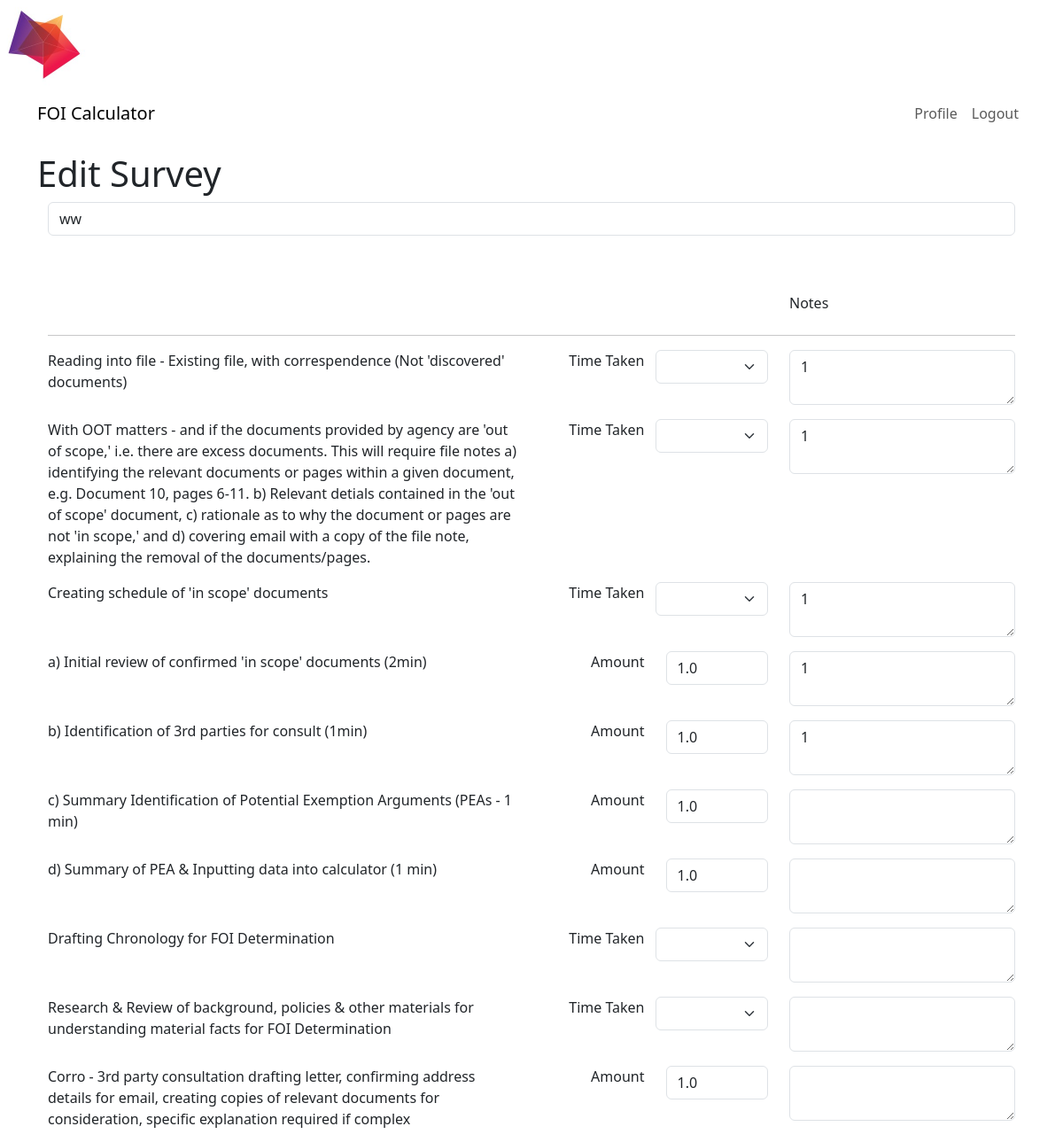
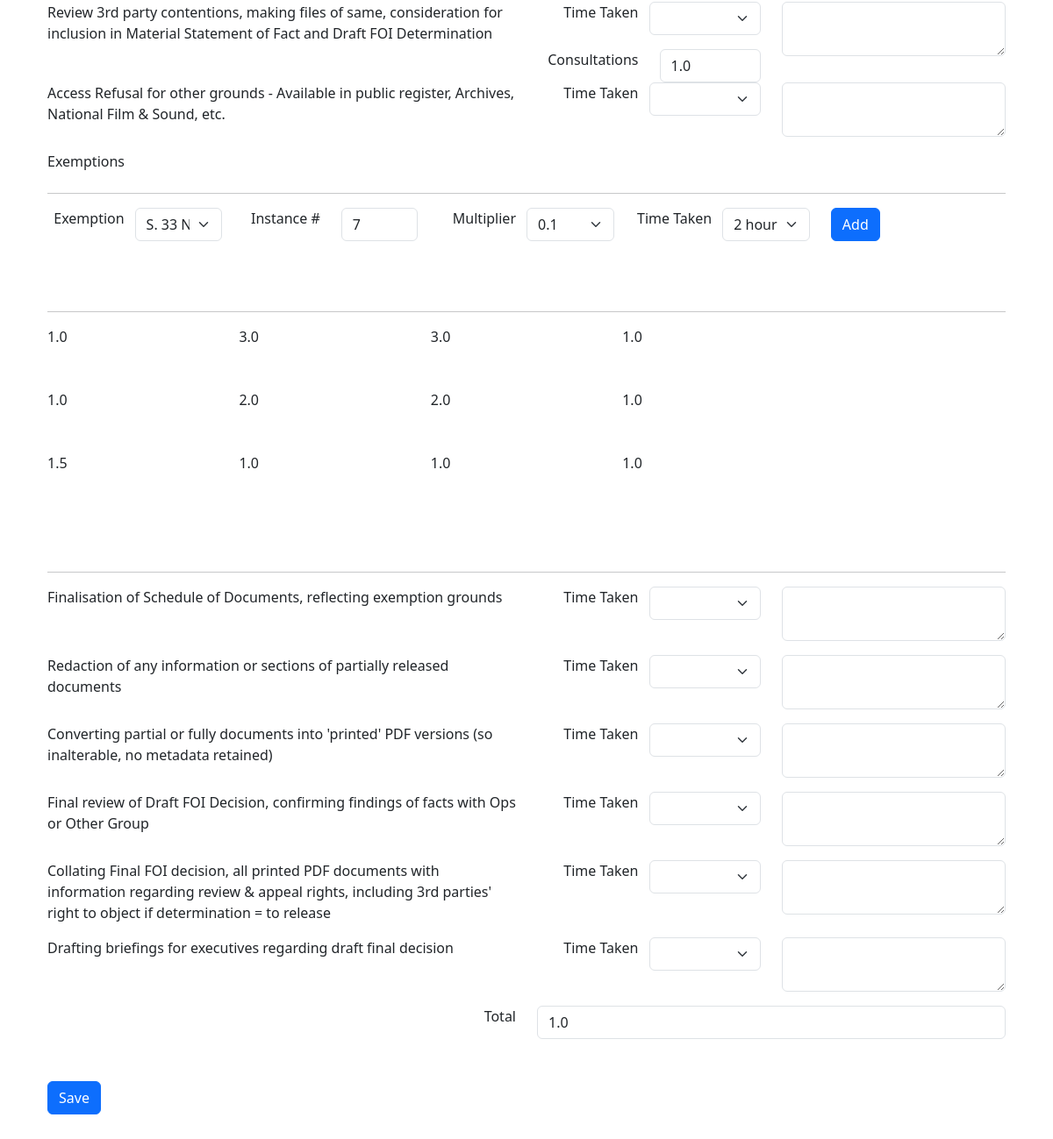
Screenshot of /edit_survey/2 (signed in) with the database file from the repository (2 pictures, top to bottom).
### app/models.py (models this page shows, shortened)
class Survey(db.Model):
    id: so.Mapped[int] = so.mapped_column(primary_key=True, autoincrement=True)
    timestamp: so.Mapped[datetime] = so.mapped_column(
        index=True, default=lambda: datetime.now(timezone.utc))
    user_id: so.Mapped[int] = so.mapped_column(sa.ForeignKey(User.id),
                                               index=True)
    author: so.Mapped[User] = so.relationship(back_populates='surveys')
    survey_name: so.Mapped[str] = so.mapped_column(sa.String(140), nullable=False, default="Untitled Survey")
    exemptions: so.WriteOnlyMapped['Exemption'] = so.relationship(
        back_populates='author')
    field1: so.Mapped[float] = so.mapped_column(sa.Float,nullable=True)
    comment1: so.Mapped[str] = so.mapped_column(sa.String(140), nullable=True)
    field2: so.Mapped[float] = so.mapped_column(sa.Float,nullable=True)
    comment2: so.Mapped[str] = so.mapped_column(sa.String(140),nullable=True)
    field3: so.Mapped[float] = so.mapped_column(sa.Float,nullable=True)
    comment3: so.Mapped[str] = so.mapped_column(sa.String(140),nullable=True)
    field4: so.Mapped[float] = so.mapped_column(sa.Float,nullable=True)
    comment4: so.Mapped[str] = so.mapped_column(sa.String(140),nullable=True)
    field5: so.Mapped[float] = so.mapped_column(sa.Float,nullable=True)
    comment5: so.Mapped[str] = so.mapped_column(sa.String(140),nullable=True)
    field6: so.Mapped[float] = so.mapped_column(sa.Float,nullable=True)
    comment6: so.Mapped[str] = so.mapped_column(sa.String(140),nullable=True)
    field7: so.Mapped[float] = so.mapped_column(sa.Float,nullable=True)
    comment7: so.Mapped[str] = so.mapped_column(sa.String(140),nullable=True)
    field8: so.Mapped[float] = so.mapped_column(sa.Float,nullable=True)
    comment8: so.Mapped[str] = so.mapped_column(sa.String(140),nullable=True)
    field9: so.Mapped[float] = so.mapped_column(sa.Float,nullable=True)
    comment9: so.Mapped[str] = so.mapped_column(sa.String(140),nullable=True)
    field10: so.Mapped[float] = so.mapped_column(sa.Float,nullable=True)
    comment10: so.Mapped[str] = so.mapped_column(sa.String(140),nullable=True)
    field11: so.Mapped[float] = so.mapped_column(sa.Float,nullable=True)
    field12: so.Mapped[float] = so.mapped_column(sa.Float,nullable=True)
    comment12: so.Mapped[str] = so.mapped_column(sa.String(140),nullable=True)
    field13: so.Mapped[float] = so.mapped_column(sa.Float,nullable=True)
    comment13: so.Mapped[str] = so.mapped_column(sa.String(140),nullable=True)
    field14: so.Mapped[float] = so.mapped_column(sa.Float,nullable=True)
    comment14: so.Mapped[str] = so.mapped_column(sa.String(140),nullable=True)
    field15: so.Mapped[float] = so.mapped_column(sa.Float,nullable=True)
    comment15: so.Mapped[str] = so.mapped_column(sa.String(140),nullable=True)
    field16: so.Mapped[float] = so.mapped_column(sa.Float,nullable=True)
    comment16: so.Mapped[str] = so.mapped_column(sa.String(140),nullable=True)
    field17: so.Mapped[float] = so.mapped_column(sa.Float,nullable=True)
    comment17: so.Mapped[str] = so.mapped_column(sa.String(140),nullable=True)
    field18: so.Mapped[float] = so.mapped_column(sa.Float,nullable=True)
    comment18: so.Mapped[str] = so.mapped_column(sa.String(140),nullable=True)
    field19: so.Mapped[float] = so.mapped_column(sa.Float,nullable=True)
    comment19: so.Mapped[str] = so.mapped_column(sa.String(140),nullable=True)
    result: so.Mapped[float] = so.mapped_column(sa.Float,nullable=True)
    def following_exemptions(self):
        return (
        sa.select(Exemption)
        .join(Survey, Exemption.survey_id == Survey.id)  # Fix here
        .where(Survey.id == self.id)
        .group_by(Exemption)
        .order_by(Exemption.timestamp.desc())
    )

class Exemption(db.Model):
    id: so.Mapped[int] = so.mapped_column(primary_key=True)
    exemption_name: so.Mapped[str] = so.mapped_column(sa.String(140))
    exemption_instance: so.Mapped[float] = so.mapped_column(sa.Float)
    exemption_multiplier: so.Mapped[float] = so.mapped_column(sa.Float)
    exemption_time: so.Mapped[float] = so.mapped_column(sa.Float)
    timestamp: so.Mapped[datetime] = so.mapped_column(
        index=True, default=lambda: datetime.now(timezone.utc))
    survey_id: so.Mapped[int] = so.mapped_column(sa.ForeignKey(Survey.id),
                                               index=True)
    author: so.Mapped[Survey] = so.relationship(back_populates='exemptions')

### app/routes.py (the view, shortened to what this page needs)
@app.route('/edit_survey/<id>', methods=['GET', 'POST'])
@login_required
def edit_survey(id):
    survey = db.first_or_404(sa.select(Survey).where(Survey.id == id))
    form1 = EditSurveyForm(id)
    form2 = ExemptionForm()
    if form1.validate_on_submit():
        survey.survey_name = form1.survey_name.data
        survey.field1 = form1.field1.data
        survey.comment1=form1.comment1.data
        survey.field2 = form1.field2.data
        survey.comment2=form1.comment2.data
        survey.field3 = form1.field3.data
        survey.comment3 = form1.comment3.data
        survey.field4 = form1.field4.data
        survey.comment4 = form1.comment4.data
        survey.field5 = form1.field5.data
        survey.comment5 = form1.comment5.data
        survey.field6 = form1.field6.data
        survey.comment6 = form1.comment6.data
        survey.field7 = form1.field7.data
        survey.comment7 = form1.comment7.data
        survey.field8 = form1.field8.data
        survey.comment8 = form1.comment8.data
        survey.field9 = form1.field9.data
        survey.comment9 = form1.comment9.data
        survey.field10 = form1.field10.data
        survey.comment10 = form1.comment10.data
        survey.field11 = form1.field11.data
        survey.field12 = form1.field12.data
        survey.comment12 = form1.comment12.data
        survey.field13 = form1.field13.data
        survey.comment13 = form1.comment13.data
        survey.field14 = form1.field14.data
        survey.comment14 = form1.comment14.data
        survey.field15 = form1.field15.data
        survey.comment15 = form1.comment15.data
        survey.field16 = form1.field16.data
        survey.comment16 = form1.comment16.data
        survey.field17 = form1.field17.data
        survey.comment17 = form1.comment17.data
        survey.field18 = form1.field18.data
        survey.comment18 = form1.comment18.data
        survey.field19 = form1.field19.data
        survey.comment19 = form1.comment19.data
        survey.result=form1.result.data
        db.session.commit()
        flash('Your changes have been saved.')
        return redirect(url_for('edit_survey', id=id))
    elif request.method == 'GET':
        form1.survey_name.data = survey.survey_name
        form1.field1.data = survey.field1
        form1.comment1.data = survey.comment1
        form1.field2.data = survey.field2
        form1.comment2.data = survey.comment2
        form1.field3.data = survey.field3
        form1.comment3.data = survey.comment3
        form1.field4.data = survey.field4
        form1.comment4.data = survey.comment4
        form1.field5.data = survey.field5
        form1.comment5.data = survey.comment5
        form1.field6.data = survey.field6
        form1.comment6.data = survey.comment6
        form1.field7.data = survey.field7
        form1.comment7.data = survey.comment7
        form1.field8.data = survey.field8
        form1.comment8.data = survey.comment8
        form1.field9.data = survey.field9
        form1.comment9.data = survey.comment9
        form1.field10.data = survey.field10
        form1.comment10.data = survey.comment10
        form1.field11.data = survey.field11
        form1.field12.data = survey.field12
        form1.comment12.data = survey. comment12
        form1.field13.data = survey.field13
        form1.comment13.data = survey.comment13
        form1.field14.data = survey.field14
        form1.comment14.data = survey.comment14
        form1.field15.data = survey.field15
        form1.comment15.data = survey.comment15
        form1.field16.data = survey. field16
        form1.comment16.data = survey.comment16
        form1.field17.data = survey.field17
        form1.comment17.data = survey.comment17
        form1.field18.data = survey.field18
        form1.comment18.data = survey.comment18
        form1.field19.data = survey.field19
        form1.comment19.data = survey.comment19
        form1.result.data = survey.result
    exemptions = db.paginate(survey.following_exemptions(),error_out=False)
    return render_template('edit_survey.html', exemptions=exemptions.items, title='Edit Survey',
                           form1=form1,form2=form2)

### app/forms.py (called while the page is built)
    @staticmethod
    def load_exemptions():
        choices = []
        csv_file_path = os.path.join(current_app.root_path, 'static', 'dropdowns', 'exemptions.csv')
        with open(csv_file_path, mode='r') as file:
            reader = csv.reader(file)
            for row in reader:
                choices.append((row[0], row[1]))
        return choices

### app/models.py (called while the page is built)
@login.user_loader
def load_user(id):
    return db.session.get(User, int(id))

### app/routes.py (called while the page is built)
@app.before_request
def before_request():
    if current_user.is_authenticated:
        current_user.last_seen = datetime.now(timezone.utc)
        db.session.commit()

### app/templates/edit_survey.html
{% extends "base.html" %}
{% import "form_layouts.html" as wtf %}
{% block content %}
    <h1>Edit Survey</h1>
    {{ wtf.survey_form(form1,form2,exemptions) }}
{% endblock %}

### app/templates/form_layouts.html (shortened to what this page needs)
{% macro survey_field(field) %}
        {%- if field.type == 'BooleanField' %}
              <div class="form-check mb-3">
                {{ field(class='form-check-input') }}
                {{ field.label(class='form-check-label') }}
              </div>
        {%- elif field.type == 'SelectField' %}
        <div class="row">
          <div style="text-align:right !important"class="col p-0">
            {{ field.label(class='form-label') }}
          </div>
          <div class="col">
            {{ field(class='form-select mb-3') }}
          </div>
        </div>
        {%- elif field.type == 'TextAreaField' %}
            <div class="mb-3">
              {{ field(class='form-control' + (' is-invalid' if field.errors else '')) }}
            </div>
        {%- elif field.type == 'StringField' %}
            <div class="mb-3">
              {{ field(class='form-control' + (' is-invalid' if field.errors else '')) }}
            </div>
        {%- elif field.type == 'SubmitField' %}
            {{ field(class='btn btn-primary mb-3') }}
        {%- else %}
            <div class="row">
              <div style="text-align:right !important" class="col">
                {{ field.label(class='form-label') }}
              </div>
              <div class="col">
                {{ field(class='form-control' + (' is-invalid' if field.errors else '')) }}
              </div>
            </div>
        {%- endif %}
{% endmacro %}
{% macro three_col_row(middle_field, end_field) %}
    <div class="row p-0">
      <div class="col-6">
          <p>
            {{ middle_field.description }}
          </p>
      </div>
      <div class="col ">
          {% if middle_field.widget.input_type != 'hidden' -%}
            {{ survey_field(middle_field) }}
          {%- endif %}
      </div>
      <div class="col ">
          {% if end_field.widget.input_type != 'hidden' -%}
            {{ survey_field(end_field) }}
          {%- endif %}
      </div>
    </div>
{% endmacro %}
{% macro three_col_row_extra_field(middle_field, end_field, extra_field) %}
    <div class="row p-0">
      <div class="col-6">
          <p>
            {{ middle_field.description }}
          </p>
      </div>
      <div class="col">
          {% if middle_field.widget.input_type != 'hidden' -%}
            {{ survey_field(middle_field) }}
          {%- endif %}
        {% if extra_field.widget.input_type != 'hidden' -%}
          {{ survey_field(extra_field) }}
        {%- endif %}
      </div>
      <div class="col">
          {% if end_field.widget.input_type != 'hidden' -%}
            {{ survey_field(end_field) }}
          {%- endif %}
      </div>
    </div>
{% endmacro %}
{% macro single_col_row(field) %}
  <div class="row pb-5 align-items-end">
    <div class="col">
          {% if field.widget.input_type != 'hidden' -%}
            {{ survey_field(field) }}
          {%- endif %}
    </div>
  </div>
{% endmacro %}
{% macro banner(left,middle,right) %}
    <div class="row pb-2">
            <div class="col-6">
              {{ left }}
            </div>
            <div class="col ">
            </div>
            <div class="col ">
              {{ right }}
            </div>
    </div>
    <hr>
{% endmacro %}
{% macro exemption_row(e1,e2,e3,e4,e5) %}
    <div class="row pb-5">
      <div class="col">
          {% if e1.widget.input_type != 'hidden' -%}
            {{ survey_field(e1) }}
          {%- endif %}
      </div>
      <div class="col">
          {% if e2.widget.input_type != 'hidden' -%}
            {{ survey_field(e2) }}
          {%- endif %}
      </div>
      <div class="col">
          {% if e3.widget.input_type != 'hidden' -%}
            {{ survey_field(e3) }}
          {%- endif %}
      </div>
      <div class="col">
          {% if e4.widget.input_type != 'hidden' -%}
            {{ survey_field(e4) }}
          {%- endif %}
      </div>
      <div class="col">
          {% if e5.widget.input_type != 'hidden' -%}
            {{ survey_field(e5) }}
          {%- endif %}
      </div>
    </div>
    <hr>
{% endmacro %}
{% macro survey_form(form1,form2,exemptions, action="", method="post", id="", novalidate=False) %}
    <form
      {%- if action != None %} action="{{ action }}"{% endif -%}
      {%- if method %} method="{{ method }}"{% endif %}
      {%- if novalidate %} novalidate{% endif -%}>
      {% set ns = namespace(first_field=true) %}
      <div class="container">
              {{ single_col_row(form1.survey_name)}}
              {{ banner("","","Notes") }}
              {{ three_col_row(form1.field1, form1.comment1)}}
              {{ three_col_row(form1.field2, form1.comment2)}}
              {{ three_col_row(form1.field3, form1.comment3)}}
              {{ three_col_row(form1.field4, form1.comment4)}}
              {{ three_col_row(form1.field5, form1.comment5)}}
              {{ three_col_row(form1.field6, form1.comment6)}}
              {{ three_col_row(form1.field7, form1.comment7)}}
              {{ three_col_row(form1.field8, form1.comment8)}}
              {{ three_col_row(form1.field9, form1.comment9)}}
              {{ three_col_row(form1.field10, form1.comment10)}}
              {{ three_col_row_extra_field(form1.field11, form1.comment12, form1.field12)}}
              {{ three_col_row(form1.field13, form1.comment13)}}
              {{ banner("Exemptions","","") }}
              {{ exemption_row(form2.exemption_name, form2.exemption_instance, form2.exemption_multiplier, form2.exemption_time,form2.submit) }}
              <div class="row pb-5">
                        {% for exemption in exemptions %}
                        {% include '_exemption.html' %}
                      {% endfor %}
              </div>
              <hr>
              {{ three_col_row(form1.field14, form1.comment14)}}
              {{ three_col_row(form1.field15, form1.comment15)}}
              {{ three_col_row(form1.field16, form1.comment16)}}
              {{ three_col_row(form1.field17, form1.comment17)}}
              {{ three_col_row(form1.field18, form1.comment18)}}
              {{ three_col_row(form1.field19, form1.comment19)}}
              {{ single_col_row(form1.result)}}
              {{ single_col_row(form1.submit)}}
      </div>
    </form>
{% endmacro %}

### app/templates/_exemption.html
<div class="row pb-5">
        <div class="col">
            {{ exemption.exemption_name}}
        </div>
        <div class="col">
            {{ exemption.exemption_instance}}
        </div>
        <div class="col">
            {{ exemption.exemption_multiplier}}
        </div>
        <div class="col">
            {{ exemption.exemption_time}}
        </div>
        <div class="col">
        </div>
</div>

### rows the page displays
Survey: survey_name "ww", comment1 "1", comment2 "1", comment3 "1", field4 "1.0", comment4 "1", field5 "1.0", comment5 "1", field6 "1.0", field7 "1.0", field10 "1.0", field12 "1.0", result "1.0"
Exemption: exemption_name "1.0", exemption_instance "3.0", exemption_multiplier "3.0", exemption_time "1.0"
Exemption: exemption_name "1.0", exemption_instance "2.0", exemption_multiplier "2.0", exemption_time "1.0"
Exemption: exemption_name "1.5", exemption_instance "1.0", exemption_multiplier "1.0", exemption_time "1.0"

### other values shown
{{ right }} "Notes"
{{ field.label(class='form-label') }} "Time Taken Time Taken Time Taken Time Taken Time Taken Time Taken Time Taken Exemption Multiplier Time Taken Time Taken Time Taken Time Taken Time Taken Time Taken Time Taken"
{{ field.label(class='form-label') }} "Amount Amount Amount Amount Amount Consultations Instance # Total"
{{ middle_field.description }} "Review 3rd party contentions, making files of same, consideration for inclusion in Material Statement of Fact and Draft FOI Determination"
{{ left }} "Exemptions"
